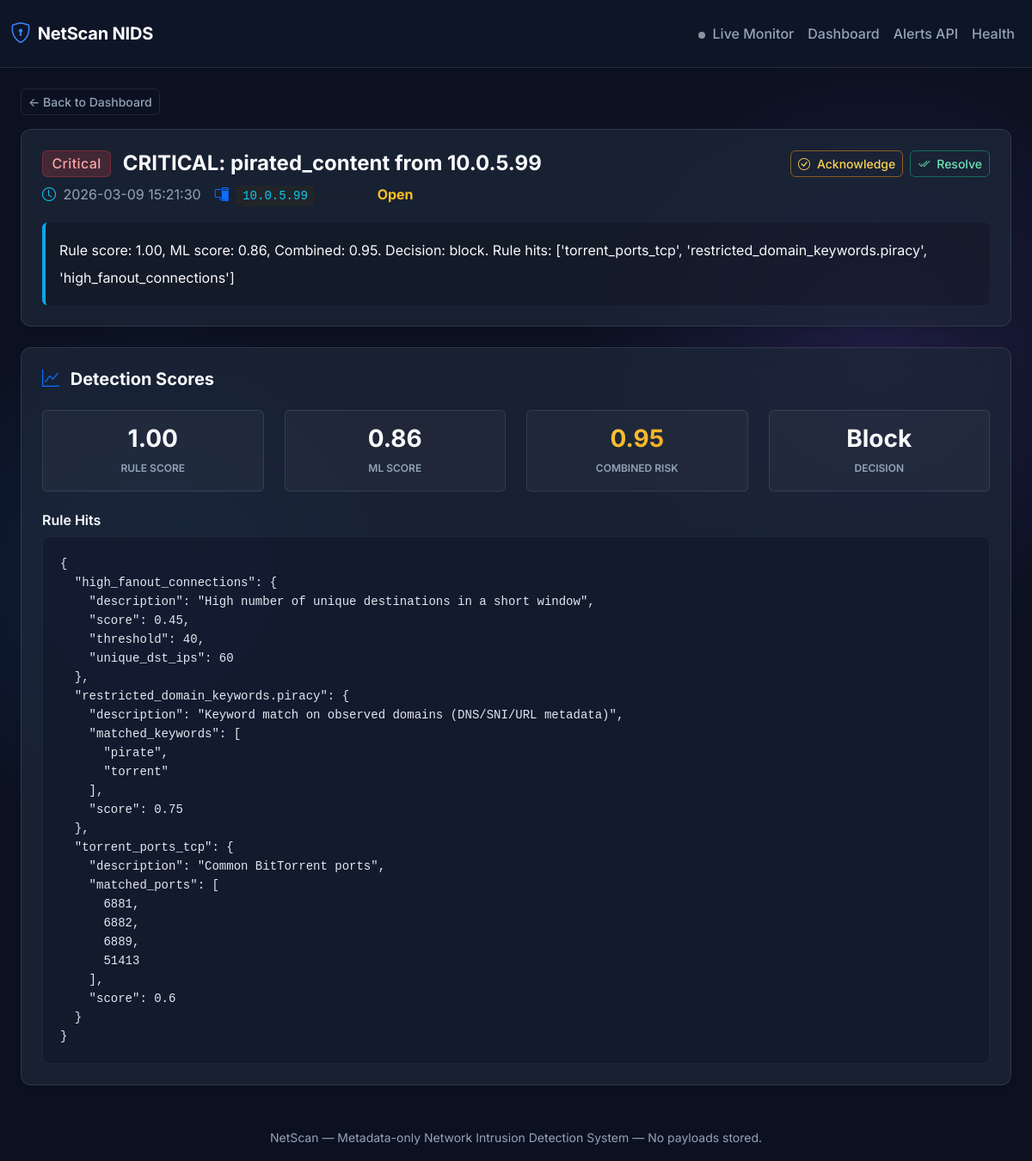
/alert/31, run on the app's committed database.
### app/db/models.py (models this page shows)
class Base(DeclarativeBase):
    pass

class Alert(Base):
    __tablename__ = "alerts"
    id: Mapped[int] = mapped_column(Integer, primary_key=True, autoincrement=True)
    detection_id: Mapped[int | None] = mapped_column(ForeignKey("detections.id"), nullable=True, index=True)
    ai_assessment_id: Mapped[int | None] = mapped_column(
        ForeignKey("ai_assessments.id"), nullable=True, index=True
    )
    src_ip: Mapped[str] = mapped_column(String(64), index=True)
    window_start: Mapped[datetime] = mapped_column(DateTime, index=True)
    window_end: Mapped[datetime] = mapped_column(DateTime, index=True)
    title: Mapped[str] = mapped_column(String(200))
    summary: Mapped[str] = mapped_column(Text)
    severity: Mapped[str] = mapped_column(String(16))
    threat_type: Mapped[str] = mapped_column(String(64))
    status: Mapped[str] = mapped_column(String(16), default="open")  # open|acknowledged|resolved
    created_at: Mapped[datetime] = mapped_column(DateTime, default=datetime.utcnow)
    resolved_at: Mapped[datetime | None] = mapped_column(DateTime, nullable=True)
    detection: Mapped["Detection | None"] = relationship(back_populates="alerts")

class Detection(Base):
    __tablename__ = "detections"
    id: Mapped[int] = mapped_column(Integer, primary_key=True, autoincrement=True)
    feature_id: Mapped[int] = mapped_column(ForeignKey("network_features.id"), index=True)
    src_ip: Mapped[str] = mapped_column(String(64), index=True)
    window_start: Mapped[datetime] = mapped_column(DateTime, index=True)
    window_end: Mapped[datetime] = mapped_column(DateTime, index=True)
    rule_hits: Mapped[dict[str, Any]] = mapped_column(JSON, default=dict)
    rule_score: Mapped[float] = mapped_column(Float, default=0.0)
    ml_score: Mapped[float] = mapped_column(Float, default=0.0)
    combined_risk: Mapped[float] = mapped_column(Float, default=0.0)
    decision: Mapped[str] = mapped_column(String(32), default="allow")  # allow|monitor|block|ai_review
    needs_ai: Mapped[bool] = mapped_column(Boolean, default=False)
    created_at: Mapped[datetime] = mapped_column(DateTime, default=datetime.utcnow)
    feature: Mapped["NetworkFeature"] = relationship(back_populates="detections")
    ai_assessment: Mapped["AIAssessment | None"] = relationship(back_populates="detection")
    alerts: Mapped[list["Alert"]] = relationship(back_populates="detection")

### app/api/routes_dashboard.py (the view)
@router.get("/alert/{alert_id}", response_class=HTMLResponse)
def alert_detail_page(alert_id: int, request: Request, db: Session = Depends(get_db)):
    alert = db.query(Alert).filter(Alert.id == alert_id).first()
    detection = None
    ai = None
    if alert and alert.detection_id:
        detection = db.query(Detection).filter(Detection.id == alert.detection_id).first()
    if alert and alert.ai_assessment_id:
        ai = db.query(AIAssessment).filter(AIAssessment.id == alert.ai_assessment_id).first()
    return templates.TemplateResponse(
        request,
        "alert_detail.html",
        {
            "alert": alert,
            "detection": detection,
            "ai": ai,
        },
    )

### templates/alert_detail.html (shortened to what this page needs)
{% extends "base.html" %}
{% block content %}
{% if not alert %}
<div class="alert alert-danger">Alert not found.</div>
{% else %}
<a href="/" class="btn btn-outline-secondary btn-sm mb-3">← Back to Dashboard</a>
<div class="card p-4 mb-4 border-0">
    <div class="d-flex justify-content-between align-items-start mb-3">
        <div>
            <h4 class="fw-bold mb-2">
                <span class="badge badge-{{ alert.severity }} me-2 align-middle fs-6">{{ alert.severity|title }}</span>
                <span class="align-middle">{{ alert.title }}</span>
            </h4>
            <p class="text-secondary mb-1 d-flex align-items-center gap-3">
                <span><i class="bi bi-clock text-info me-1"></i> {{ alert.created_at.strftime('%Y-%m-%d %H:%M:%S')
                    }}</span>
                <span><i class="bi bi-pc-display text-primary me-1"></i> <code
                        class="bg-dark px-2 py-1 rounded text-info">{{ alert.src_ip }}</code></span>
                <span><span class="text-muted">Status:</span>
                    {% if alert.status == 'open' %}
                    <strong class="text-warning">Open</strong>
                    {% elif alert.status == 'acknowledged' %}
                    <strong class="text-info">Acknowledged</strong>
                    {% else %}
                    <strong class="text-success">Resolved</strong>
                    {% endif %}
                </span>
            </p>
        </div>
        <div class="d-flex gap-2">
            {% if alert.status == 'open' %}
            <button class="btn btn-sm btn-outline-warning d-flex align-items-center gap-2"
                onclick="patchStatus({{ alert.id }}, 'acknowledged')">
                <i class="bi bi-check-circle"></i> Acknowledge
            </button>
            <button class="btn btn-sm btn-outline-success d-flex align-items-center gap-2"
                onclick="patchStatus({{ alert.id }}, 'resolved')">
                <i class="bi bi-check2-all"></i> Resolve
            </button>
            {% elif alert.status == 'acknowledged' %}
            <button class="btn btn-sm btn-outline-success d-flex align-items-center gap-2"
                onclick="patchStatus({{ alert.id }}, 'resolved')">
                <i class="bi bi-check2-all"></i> Resolve
            </button>
            {% endif %}
        </div>
    </div>
    <div class="p-3 rounded" style="background: rgba(0,0,0,0.2); border-left: 4px solid var(--accent-info);">
        <p class="mb-0 text-light lh-lg">{{ alert.summary }}</p>
    </div>
</div>
{% if detection %}
<div class="card p-4 mb-4 border-0">
    <h5 class="fw-bold mb-4"><i class="bi bi-graph-up text-primary me-2"></i> Detection Scores</h5>
    <div class="row g-4">
        <div class="col-md-3">
            <div class="p-3 rounded text-center h-100"
                style="background: rgba(255,255,255,0.03); border: 1px solid var(--border-light);">
                <h3 class="mb-1 fw-bold text-gradient-primary">{{ '%.2f'|format(detection.rule_score) }}</h3>
                <small class="text-secondary text-uppercase fw-semibold tracking-wide" style="font-size: 0.75rem;">Rule
                    Score</small>
            </div>
        </div>
        <div class="col-md-3">
            <div class="p-3 rounded text-center h-100"
                style="background: rgba(255,255,255,0.03); border: 1px solid var(--border-light);">
                <h3 class="mb-1 fw-bold text-gradient-primary">{{ '%.2f'|format(detection.ml_score) }}</h3>
                <small class="text-secondary text-uppercase fw-semibold tracking-wide" style="font-size: 0.75rem;">ML
                    Score</small>
            </div>
        </div>
        <div class="col-md-3">
            <div class="p-3 rounded text-center h-100"
                style="background: rgba(255,255,255,0.03); border: 1px solid var(--border-light);">
                <h3 class="mb-1 fw-bold text-gradient-high">{{ '%.2f'|format(detection.combined_risk) }}</h3>
                <small class="text-secondary text-uppercase fw-semibold tracking-wide"
                    style="font-size: 0.75rem;">Combined Risk</small>
            </div>
        </div>
        <div class="col-md-3">
            <div class="p-3 rounded text-center h-100"
                style="background: rgba(255,255,255,0.03); border: 1px solid var(--border-light);">
                <h3 class="mb-1 fw-bold text-gradient-info text-capitalize">{{ detection.decision }}</h3>
                <small class="text-secondary text-uppercase fw-semibold tracking-wide"
                    style="font-size: 0.75rem;">Decision</small>
            </div>
        </div>
    </div>
    {% if detection.rule_hits %}
    <h6 class="mt-4 fw-semibold">Rule Hits</h6>
    <pre class="mb-0"><code>{{ detection.rule_hits | tojson(indent=2) }}</code></pre>
    {% endif %}
</div>
{% endif %}
{% endif %}
{% endblock %}

### static/style.css (style rules this page uses)
:root { --bg-base: #0b1120; --bg-surface: rgba(30, 41, 59, 0.7); --bg-surface-hover: rgba(51, 65, 85, 0.8); --border-light: rgba(255, 255, 255, 0.1); --text-main: #f8fafc; --text-muted: #94a3b8; --accent-primary: #3b82f6; --accent-critical: #ef4444; --accent-high: #f59e0b; --accent-medium: #8b5cf6; --accent-low: #10b981; --accent-info: #0ea5e9; }
body { background-color: var(--bg-base); background-image: radial-gradient(circle at 15% 50%, rgba(59, 130, 246, 0.15), transparent 25%), radial-gradient(circle at 85% 30%, rgba(139, 92, 246, 0.15), transparent 25%); background-attachment: fixed; color: var(--text-main); font-family: 'Inter', -apple-system, BlinkMacSystemFont, "Segoe UI", Roboto, "Helvetica Neue", Arial, sans-serif; -webkit-font-smoothing: antialiased; }
.card, .stat-card { background: var(--bg-surface) !important; backdrop-filter: blur(12px); -webkit-backdrop-filter: blur(12px); border: 1px solid var(--border-light) !important; border-radius: 12px; box-shadow: 0 4px 6px -1px rgba(0, 0, 0, 0.1), 0 2px 4px -1px rgba(0, 0, 0, 0.06); transition: transform 0.2s ease, box-shadow 0.2s ease, background 0.2s ease; }
h1, h2, h3, h4, h5, h6 { font-weight: 600; color: var(--text-main); }
a { color: var(--accent-primary); text-decoration: none; transition: opacity 0.2s ease; }
.badge { padding: 0.4em 0.65em; font-weight: 500; letter-spacing: 0.025em; border-radius: 6px; }
.badge-critical { background-color: rgba(239, 68, 68, 0.2); color: #fca5a5; border: 1px solid rgba(239, 68, 68, 0.3); }
.btn { font-weight: 500; border-radius: 6px; transition: all 0.2s ease; }
.btn-outline-warning { color: #fcd34d; border-color: rgba(245, 158, 11, 0.5); }
.btn-outline-success { color: #6ee7b7; border-color: rgba(16, 185, 129, 0.5); }
.btn-outline-secondary { color: var(--text-muted); border-color: var(--border-light); }
pre { background: rgba(15, 23, 42, 0.6) !important; border: 1px solid rgba(255, 255, 255, 0.05); color: #e2e8f0 !important; font-family: 'JetBrains Mono', 'Fira Code', monospace; font-size: 0.875rem; border-radius: 8px !important; padding: 1.25rem !important; }
.text-gradient-high { background: linear-gradient(135deg, #fcd34d, #f59e0b); -webkit-background-clip: text; -webkit-text-fill-color: transparent; }
.text-warning { color: #fbbf24 !important; }
.text-secondary { color: var(--text-muted) !important; }

### data on the page
Alert: severity "Critical", title "CRITICAL: pirated_content from 10.0.5.99", created_at "2026-03-09 15:21:30", src_ip "10.0.5.99", summary "Rule score: 1.00, ML score: 0.86, Combined: 0.95. Decision: block. Rule hits: ['torrent_ports_tcp', 'restricted_domain_keywords.piracy', 'high_fanout_connections']"
Detection: rule_score "1.00", ml_score "0.86", combined_risk "0.95", decision "Block", rule_hits|tojson "{ \"high_fanout_connections\": { \"description\": \"High number of unique destinations in a short window\", \"score\": 0.45, \"threshold\": 40, \"unique_dst_ips\": 60 }, \"restricted_domain_keywords.piracy\": { \"description\": \"Keyword match on observed domains (DNS/SNI/URL metadata)\", \"matched_keywords\": [ \"pirate\", \"torrent\" ], \"score\": 0.75 }, \"torrent_ports_tcp\": { \"description\": \"Common BitTorrent ports\", \"matched_ports\": [ 6881, 6882, 6889, 51413 ], \"score\": 0.6 } }"
